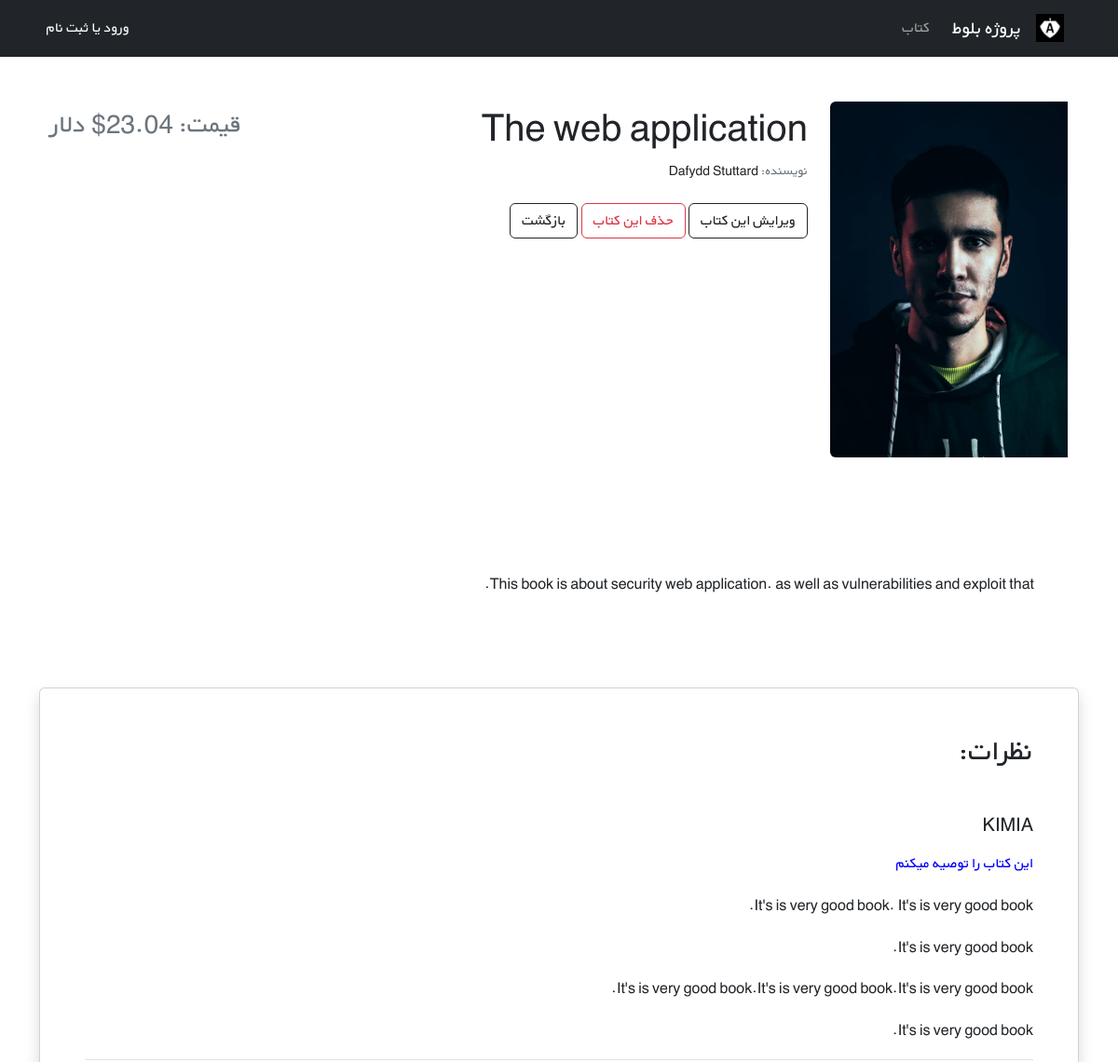
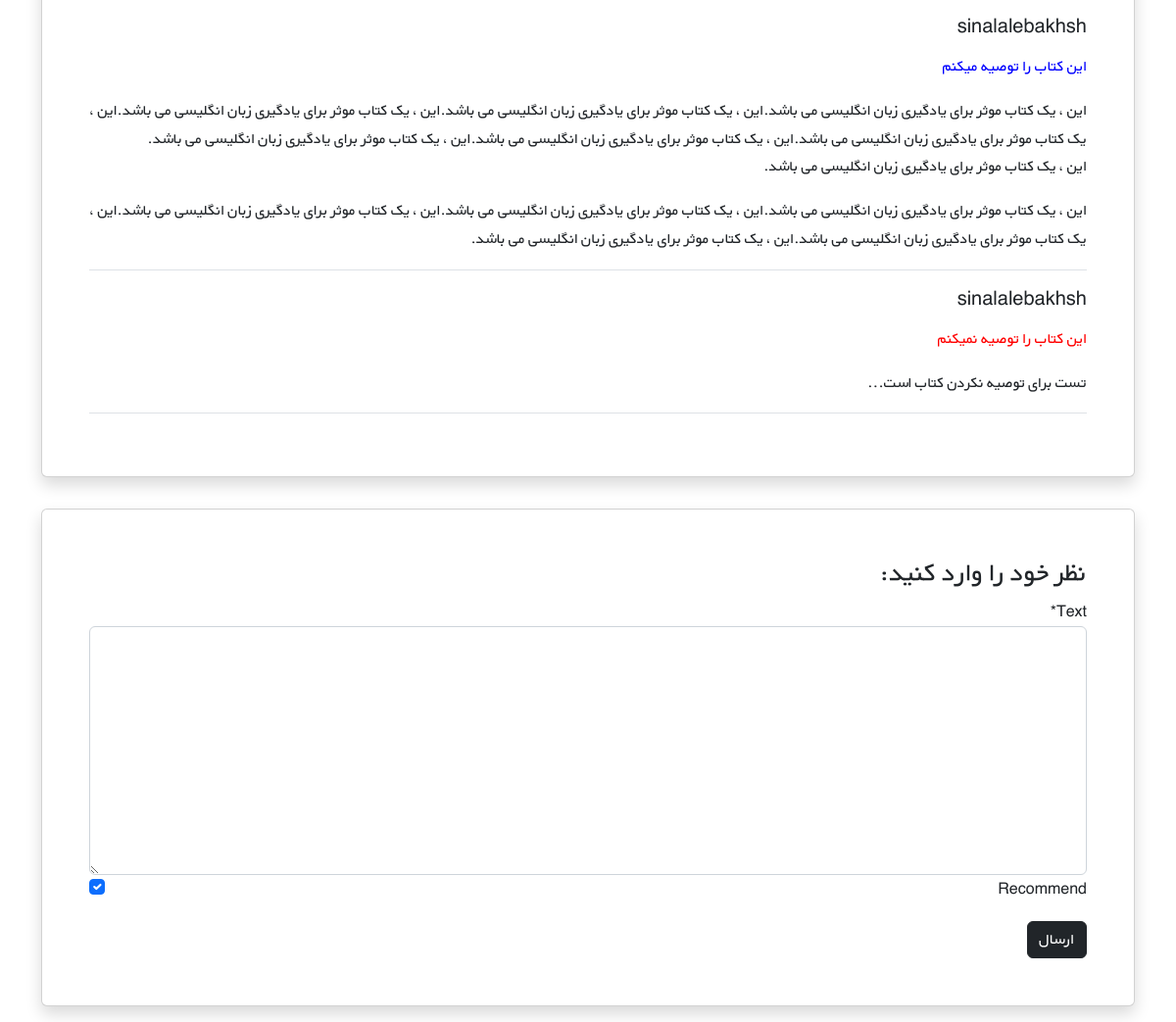
The page /books/2/ on the database its author committed (2 pictures, top to bottom).
### books/models.py (models this page shows, shortened)
class Book(models.Model):
    title = models.CharField(max_length=200)
    author = models.CharField(max_length=200)
    description = models.TextField()
    price = models.DecimalField(max_digits=5, decimal_places=2)
    cover = models.ImageField(upload_to='covers/', blank=True)

class Comment(models.Model):
    user = models.ForeignKey(get_user_model(), on_delete=models.CASCADE)
    book = models.ForeignKey(Book, on_delete=models.CASCADE, related_name='comments')
    text = models.TextField()
    is_active = models.BooleanField(default=True)
    recommend = models.BooleanField(default=True)
    datetime_created = models.DateTimeField(auto_now_add=True)

### accounts/models.py (models this page shows)
class CustomUser(AbstractUser):
    email = models.EmailField(unique=True)

### books/views.py (the view)
# urls.py: path('<int:pk>/', book_detail_view, name="book_detail"),
def book_detail_view(request, pk):
    book = get_object_or_404(Book, pk=pk)
    book_comments = book.comments.all()
    if request.method == 'POST':
        comment_form = CommentForm(request.POST)
        if comment_form.is_valid():
            new_comment = comment_form.save(commit=False)
            new_comment.book = book
            new_comment.user = request.user
            new_comment.save()
            comment_form = CommentForm()
    else:
        comment_form = CommentForm()
    return render(request, 'books/book_detail.html', {
        'book': book,
        'comments': book_comments,
        'comment_form': comment_form,
        }
    )

### books/forms.py
class CommentForm(forms.ModelForm):
    class Meta:
        model = Comment
        fields = ('text', 'recommend', )

### books/templates/books/book_detail.html (shortened to what this page needs)
{% extends '_base.html' %}
{% load crispy_forms_tags %}
{% block content %}
<div class="container mt-5" dir="rtl">
        <div class="">
            <div class="">
                <div class="d-flex justify-content-center">
                    <div class="row w-sm-75 w-100">
                        <div class="col-xs-12 col-md-3 d-flex justify-content-center">
                            <div>
                                {% if book.cover %}
                                    <img src="{{ book.cover.url }}" class="img-fluid rounded-start" alt="...">
                                {% else %}
                                    <img src="/static/pages/sinalalebakhsh.jpg" class="img-fluid rounded-start" alt="...">
                                {% endif %}
                             </div>
                        </div>
                        <div class="col-xs-12 col-md-6 text-center text-md-end mt-md-1 mt-4">
                            <h1>{{ book.title|capfirst }}</h1>
                            <h5 class="small my-1"><span class="text-muted">نویسنده: </span>{{ book.author }}</h5>
                            <a href="{% url 'book_edit' book.id %}" class="btn btn-bg btn-outline-dark mt-3">ویرایش این کتاب</a>
                            <a href="{% url 'book_delete' book.id %}" class="btn btn-bg btn-outline-danger mt-3">حذف این کتاب</a>
                            <a href="{% url 'book_list' %}" class="btn btn-bg btn-outline-dark mt-3">بازگشت</a>
                        </div>
                        <div class="col-xs-12 col-md-3 d-flex flex-column">
                            <h3 class="align-self-center pt-2 text-muted align-self-md-end">قیمت: {{ book.price }}$ دلار</h3>
                        </div>
                    </div>
                </div>
                <div class="d-flex justify-content-center">
                    <div class="my-3 p-5 w-sm-75 w-100">
                        <br>
                        <br>
                        {{ book.description|linebreaks }}
                    </div>
                </div>
                <div class="d-flex justify-content-center">
                    <div class="card shadow my-3 p-5 w-sm-75 w-100">
                        <h2 class="mb-5">نظرات:</h2>
                        {% for comment in comments  %}
                            <div class="border-bottom mb-3">
                                <h5 class="mb-3">{{ comment.user.username }}</h5>
                                {% if comment.recommend %}
                                    <p style="color:blue;">این کتاب را توصیه میکنم</p>
                                {% else %}
                                    <p style="color:red;">این کتاب را توصیه نمیکنم</p>
                                {% endif %}
                                <p>
                                    {{ comment.text|linebreaks }}
                                </p>
                            </div>
                        {% endfor %}
                    </div>
                </div>
                <div class="d-flex justify-content-center">
                    <div class="card shadow my-3 p-5 w-sm-75 w-100">
                        <h3>نظر خود را وارد کنید:</h3>
                        <form method="POST">
                            {{ comment_form|crispy }}
                            <button type="submit" class="btn btn-dark mt-3">ارسال</button>
                        </form>
                    </div>
                </div>
            </div>
        </div>
    </div>
{% endblock content %}

### static/css/style.css (style rules this page uses)
* { font-family: 'BYekan', sans-serif; line-height: 1.8rem; }
@media (min-width: 576px) { .w-sm-75 { width: 75%!important; } }

### rows shown on the page
Book: title "The web application", author "Dafydd Stuttard", price "23.04", description "This book is about security web application. as well as vulnerabilities and exploit that."
Comment: user.username "KIMIA", recommend "این کتاب را توصیه میکنم", text "It's is very good book. It's is very good book. It's is very good book. It's is very good book.It's is very good book.It's is very good book. It's is very good book."
Comment: user.username "sinalalebakhsh", recommend "این کتاب را توصیه میکنم", text "این ، یک کتاب موثر برای یادگیری زبان انگلیسی می باشد.این ، یک کتاب موثر برای یادگیری زبان انگلیسی می باشد.این ، یک کتاب موثر برای یادگیری زبان انگلیسی می باشد.این ، یک کتاب موثر برای یادگیری زبان انگلیسی می باشد.این ، یک کتاب موثر برای یادگیری زبان انگلیسی می باشد.این ، یک کتاب موثر برای یادگیری زبان انگلیسی می باشد. این ، یک کتاب موثر برای یادگیری زبان انگلیسی می باشد. این ، یک کتاب موثر برای یادگیری زبان انگلیسی می باشد.این ، یک کتاب موثر برای یادگیری زبان انگلیسی می باشد.این ، یک کتاب موثر برای یادگیری زبان انگلیسی می باشد.این ، یک کتاب موثر برای یادگیری زبان انگلیسی می باشد.این ، یک کتاب موثر برای یادگیری زبان انگلیسی می باشد."
Comment: user.username "sinalalebakhsh", recommend "این کتاب را توصیه نمیکنم", text "تست برای توصیه نکردن کتاب است..."
